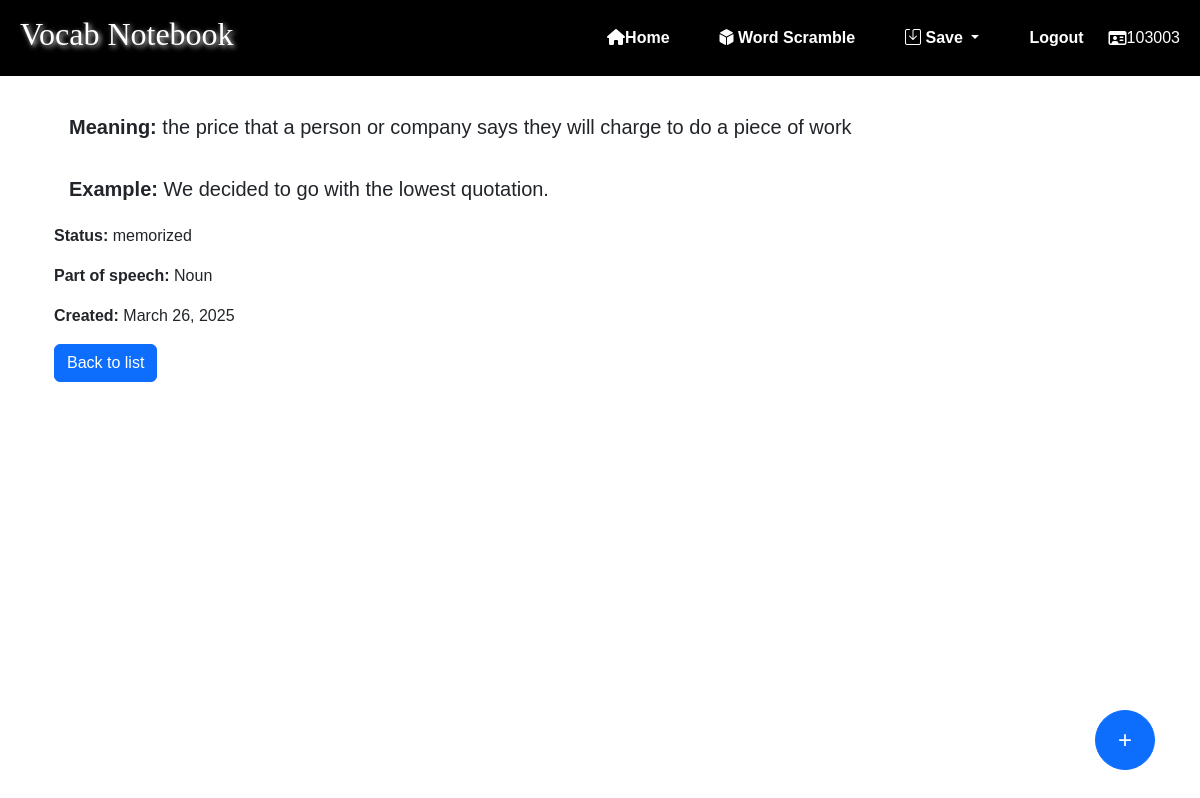
The page /Test_app/1 (signed in) on the database its author committed.
### Test_app/models.py (models this page shows, shortened)
class Vocab(models.Model):
    word = models.CharField(max_length=20)
    CATEGORY = (
        ('n', 'Noun'),
        ('v', 'Verb'),
        ('adj', 'Adjective'),
        ('adv', 'Adverb'),
        ('prep', 'Preposition'),
        ('conj', 'Conjunction'),
        ('pron', 'Pronoun'),
        ('int', 'Interjection')
    )
    category = models.CharField(
        max_length=4,
        choices=CATEGORY,
        null=True,
        blank=True,
        help_text='Word Class',
    )
    STATUS = (
        ('m', 'memorized'),
        ('l', 'learning'),
        ('f', 'forgot')
    )
    status = models.CharField(
        max_length=1,
        choices=STATUS,
        default='l',
        help_text='Study Status',
    )
    meaning = models.CharField('Meaning', null=True, blank=True, max_length=200)
    example = models.CharField('Example', null=True, blank=True, max_length=200)
    created_at = models.DateField(auto_now_add=True, help_text='The date the vocab was created.', null=True, blank=True)
    user = models.ForeignKey(User, on_delete=models.CASCADE, related_name='vocab_list')
    def get_full_category_name(self):
        return dict(self.CATEGORY)[self.category]\
    def get_full_status_name(self):
        return dict(self.STATUS)[self.status]

### Test_app/views.py (the view)
# urls.py: path('<int:pk>', views.VocabDetailView.as_view(), name='vocab-detail'),
class VocabDetailView(generic.DetailView):
    model = Vocab

### Test_app/templates/Test_app/vocab_detail.html
{% extends "base.html" %}
{% block content %}
  <div class="container mt-4">
    <h5 style="padding: 15px"><strong>Meaning:</strong> {{ vocab.meaning }}</h5>
    <h5 style="padding: 15px"><strong>Example:</strong> {{ vocab.example }}</h5>
    <p><strong>Status:</strong> {{ vocab.get_full_status_name }}</p>
    <p><strong>Part of speech:</strong> {{ vocab.get_full_category_name }}</p>
    <p><strong>Created:</strong> {{ vocab.created_at }}</p>
    <a href="{% url 'index' %}" class="btn btn-primary">Back to list</a>
  </div>
{% endblock %}

### Test_app/templates/base.html (shortened to what this page needs)
<!doctype html>
<html lang="en">
    <head>
        <link href="https://cdnjs.cloudflare.com/ajax/libs/font-awesome/6.4.0/css/all.min.css" rel="stylesheet">
        <link href="https://cdn.jsdelivr.net/npm/bootstrap-icons/font/bootstrap-icons.css" rel="stylesheet">
        <link href="https://cdn.jsdelivr.net/npm/bootstrap@5.3.3/dist/css/bootstrap.min.css"
          rel="stylesheet"
>
        {% load static %}
        <link rel="stylesheet" href="{% static 'css/styles.css' %}" />
    </head>
    <body>
        <nav class="navbar">
            <div class="data-container">
                <h2><a href="{% url 'index' %}" class="Logo">Vocab Notebook</a></h2>
                <div id="menu-time" class="menu-data animate__animated ">
                    <a href="{% url 'index' %}" class="nav-a"><i class="fa fa-home" aria-hidden="true"></i>Home</a>
                    <a href="{% url 'word_scramble' %}" class="nav-a">
                        <i class="fas fa-dice-d6"></i> Word Scramble
                    </a>
                    <div class="dropdown">
                        <a href="#" class="nav-a dropdown-toggle">
                            <i class="bi bi-save"></i> Save
                        </a>
                    </div>
                    {% if user.is_authenticated %}
                    <a href="{% url 'logout' %}?next={{ request.path }}" class="nav-a">Logout</a>
                    <i class='far fa-id-card'></i>{{ user.get_username }}
                    {% else %}
                    <a href="{% url 'login' %}?next={{ request.path }}" class="nav-a">Login/Sign-up</a>
                    {% endif %}
                </div>
            </div>
        </nav>
        <div class="container">
            {% block content %} {% endblock %}
            <a href="{% url 'add_vocab' %}" class="btn btn-primary btn-lg rounded-circle position-fixed"
            style="bottom: 30px; right: 45px; width: 60px; height: 60px; display: flex; align-items: center; justify-content: center; font-size: 24px;">
            +
            </a>
        </div>
    </body>
</html>

### Test_app/static/css/styles.css (style rules this page uses)
* { padding: 0; margin: 0; box-sizing: border-box; font-family: Arial, Helvetica, sans-serif; }
.navbar { display: flex; background-color: black; padding: 15px 20px; color: white; width: 100%; align-items: center; justify-content: center; }
.data-container { width: 100%; max-width: 1200px; display: flex; justify-content: center; align-items: center; }
.Logo { font-family: Georgia, serif; text-shadow: 2px 2px 5px gainsboro; text-decoration: none; color: white; }
.nav-a { text-decoration: none; color: white; padding: 10px 15px; border-radius: 25px; transition: background-color 0.3s ease-in; margin: 0 10px; font-weight: bold; }
.menu-data { margin-left: auto; display: flex; align-items: center; }
.dropdown { position: relative; display: inline-block; }

### rows shown on the page
Vocab: meaning "the price that a person or company says they will charge to do a piece of work", example "We decided to go with the lowest quotation.", get_full_status_name "memorized", get_full_category_name "Noun", created_at "March 26, 2025"

### other values the page prints
{{ user.get_username }} "103003"
